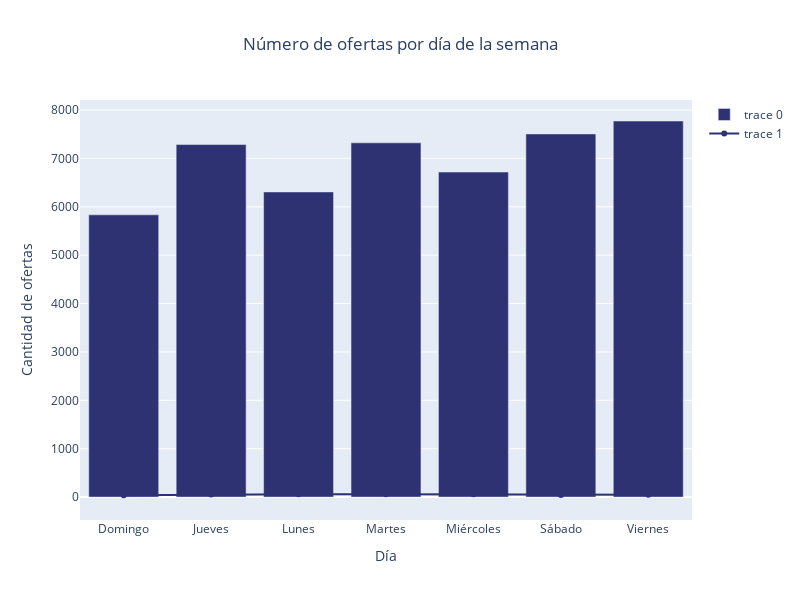

Source (notebook cell):
### Code cell
dia_semana = ofertas_relampagos_df.groupby('DAY_OF_WEEK').agg({'OFFER_TYPE':'count','SOLD_QUANTITY':'mean','SOLD_AMOUNT':'mean'})
fig = go.Figure()
fig.add_trace(go.Bar(x=dia_semana.index,y=dia_semana['OFFER_TYPE'],marker_color='#2e3273'))
fig.add_trace(go.Line(x=dia_semana.index,y=dia_semana['SOLD_AMOUNT'],marker_color='##fbe74d'))
fig.update_layout(title_text='Número de ofertas por día de la semana', title_x=0.5,width=800,height=600,xaxis_title='Día',yaxis_title='Cantidad de ofertas')

### Figure 1 — Plotly figure (JSON) as saved in the notebook; plotly's stock layout.template omitted (floating-point values rounded to 4 significant figures)
{"data": [{"marker": {"color": "#2e3273"}, "type": "bar", "x": ["Domingo", "Jueves", "Lunes", "Martes", "Miércoles", "Sábado", "Viernes"], "y": [5834, 7286, 6307, 7322, 6718, 7506, 7773]}, {"marker": {"color": "#2e3273"}, "type": "scatter", "x": ["Domingo", "Jueves", "Lunes", "Martes", "Miércoles", "Sábado", "Viernes"], "y": [38.44, 51.38, 59.66, 58.95, 56.85, 44.58, 46.46]}], "layout": {"height": 600, "title": {"text": "Número de ofertas por día de la semana", "x": 0.5}, "width": 800, "xaxis": {"title": {"text": "Día"}}, "yaxis": {"title": {"text": "Cantidad de ofertas"}}}}
